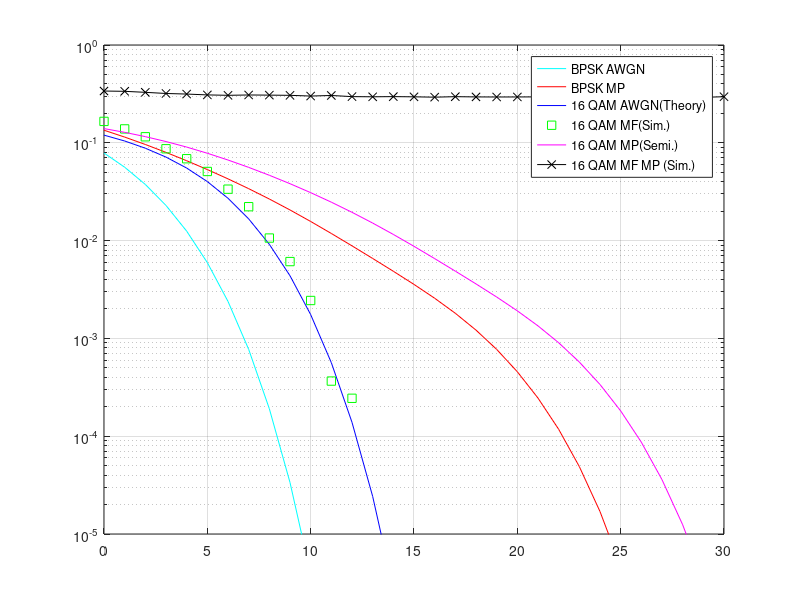

MATLAB code for this plot:
clear, clc, close all
tic
%===Simulation parameter definitions===
M=16;% M for 16 QAM
symbol_bits=log2(M);% 4 bits for a symbol in 16 QAM
nsymbol=2048;% Define 2048 symbols
ncarrier=2048;% Define 128 carriers
cp_length=16;% Length of Cyclic Prefix
SNR=0:1:42;% multipath SNR(dB)
SNR_lin=10.^(SNR/10);% multipath linear SNR
C=[-3+3j -3+1j -3-3j -3-1j -1+3j -1+1j -1-3j -1-1j 1+3j 1+1j 1-3j 1-1j 3+3j 3+1j 3-3j 3-1j];% Graycode rule
Es=sum(abs(C).^2)/M;% average power of symbol
Eb=Es/symbol_bits;
N0=Eb./SNR_lin;
sigma=sqrt(N0/2);
%---Channel Energy Normalization---
P=[0 -0.9 -4.9 -8 -7.8 -23.9];
h_l=sqrt(10.^(P/10));
U=sqrt(sum(abs(h_l).^2));
hl=h_l./U;
H=[hl(1),zeros(1,1),hl(2),zeros(1,6),hl(3),zeros(1,4),hl(4),zeros(1,11),hl(5),zeros(1,15),hl(6)];
Hk=fft(H,2048);

%===Semianalyical BER===
%---BPSK in multipath---
BER_BPSK_MP_symbol=zeros(1,ncarrier);
BER_BPSK_MP=zeros(1,length(SNR));
for mm=1:length(SNR)
    BER_BPSK_MP_symbol=qfunc(sqrt(2*SNR_lin(mm)*(abs(Hk).^2)));
    BER_BPSK_MP(mm)=sum(BER_BPSK_MP_symbol)/ncarrier;
end
%---BPSK AWGN---
BER_BPSK_AWGN=qfunc(sqrt(2*SNR_lin));
%---16QAM in multipath---
BER_16QAM_MP_symbol=zeros(1,ncarrier);
BER_16QAM_MP=zeros(1,length(SNR));
for kk=1:length(SNR)
    BER_16QAM_MP_symbol=qfunc(sqrt(3*symbol_bits/(M-1)*SNR_lin(kk)*abs(Hk).^2));
    BER_16QAM_MP(kk)=2*(1-1/sqrt(M))*sum(BER_16QAM_MP_symbol)/ncarrier;
end
Pm_MP=1-(1-BER_16QAM_MP).^2;
Pb_MP=Pm_MP./symbol_bits;
%---16QAM AWGN---
BER_16QAM_AWGN=zeros(1,length(SNR));
for oo=1:length(SNR)
    P_sqrtM = 2*(1-1./sqrt(M))*qfunc(sqrt(3*symbol_bits/(M-1)*SNR_lin(oo)));
    P_M = 1-(1-P_sqrtM).^2;
    BER_16QAM_AWGN(oo) = P_M/symbol_bits;
end

%===Simulation===
%---define the size of variables---
ber_sim_16qam_awgn=zeros(1,length(SNR));
ber_sim_16qam_mp=zeros(1,length(SNR));
zf=[];
for m=1:length(SNR)
    total_errors_awgn=0;
    total_errors_mp=0;
    %===Tx===
    %---16QAM modulation---
    tx=randi([0 M-1],1,nsymbol);
    Dn_16qam_mod=C(tx+1);
    %---ifft---
    Dn_time=ifft(Dn_16qam_mod)*sqrt(nsymbol);
    %---Insert Cyclic Prefix---
    xn=[Dn_time(1,nsymbol-cp_length+1:end),Dn_time];
    
    %===Channel===
    %---AWGN Config---
    [yn,zf]=filter(H,1,xn,zf);
    awgn_noise=sigma(m)*(randn(1,nsymbol+cp_length)+1i*randn(1,nsymbol+cp_length));
    %---Add AWGN---
    signal_awgn=xn+awgn_noise;
    signal_mp=yn+awgn_noise;
    
    %===Rx===
    %---Remove Cyclic Prefix---
    rx_cp_awgn=signal_awgn(:,cp_length+1:end);
    rx_cp_mp=signal_mp(:,cp_length+1:end);
    %---fft---
    rx_signal_freq_awgn=fft(rx_cp_awgn)/sqrt(nsymbol);
    rx_signal_freq_mp=fft(rx_cp_mp)/sqrt(nsymbol);
    %---16QAM Demodulation---
    C_Dk_awgn=zeros(1,M);
    C_Dk_mp=zeros(1,M);
    rx_awgn=zeros(1,nsymbol);
    rx_mp=zeros(1,nsymbol);
    for l =1:nsymbol
        C_Dk_awgn = sqrt(abs(C-rx_signal_freq_awgn(l)).^2);
        C_Dk_mp = sqrt(abs(C-rx_signal_freq_mp(l)).^2);
        [a,index_awgn] = min(C_Dk_awgn);
        [b,index_mp] = min(C_Dk_mp);
        rx_awgn(l) = index_awgn-1;
        rx_mp(l) = index_mp-1;
    end
    
    %===Compute BER===
    bit_errors_awgn=biterr(rx_awgn,tx);
    bit_errors_mp=biterr(rx_mp,tx);
    total_errors_awgn=total_errors_awgn+bit_errors_awgn;
    total_errors_mp=total_errors_mp+bit_errors_mp;
    ber_sim_16qam_awgn(m)=total_errors_awgn/nsymbol/symbol_bits;
    ber_sim_16qam_mp(m)=total_errors_mp/nsymbol/symbol_bits;
    toc
end

%===plot results===
figure()
semilogy(SNR,BER_BPSK_AWGN,'c-',SNR,BER_BPSK_MP,'r-',SNR,BER_16QAM_AWGN,'b-',SNR,ber_sim_16qam_awgn,'gs',SNR,Pb_MP,'m-',SNR,ber_sim_16qam_mp,'x-k');
legend('BPSK AWGN','BPSK MP','16 QAM AWGN(Theory)','16 QAM MF(Sim.)','16 QAM MP(Semi.)','16 QAM MF MP (Sim.)');
ylim([1e-5 1]);
xlim([0 30]);
grid on;

%===Save results===
save lab7_multipath_results;
